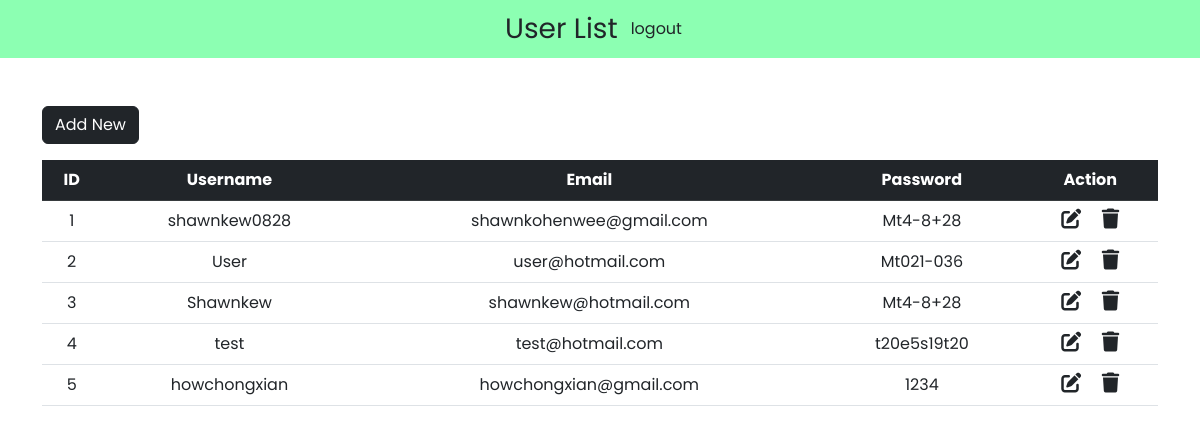
Screenshot of /user.php with the database file from the repository.
### tables this page shows
CREATE TABLE `user` (
  `id` int(5) NOT NULL,
  `username` varchar(25) NOT NULL,
  `email` varchar(50) NOT NULL,
  `password` varchar(20) NOT NULL
);

### user.php (the view, shortened to what this page needs)
<?php
@include 'dataconnection.php';
?>
<!DOCTYPE html>
<html lang="en">
<head>
  <link href="https://cdn.jsdelivr.net/npm/bootstrap@5.2.3/dist/css/bootstrap.min.css" rel="stylesheet">
  <link rel="stylesheet" href="https://cdnjs.cloudflare.com/ajax/libs/font-awesome/6.4.0/css/all.min.css" />
  <link rel="stylesheet" href="admin_style.css">
</head>
<body>
  <nav class="navbar navbar-light justify-content-center fs-3 mb-5" style="background-color: #00ff5573;">
  User List
  <a href="admin.php" class="btn">logout</a>
  </nav>
  <div class="container">
    <a href="add_user.php" class="btn btn-dark mb-3">Add New</a>
    <table class="table table-hover text-center">
      <thead class="table-dark">
        <tr>
          <th scope="col">ID</th>
          <th scope="col">Username</th>
          <th scope="col">Email</th>
          <th scope="col">Password</th>
          <th scope="col">Action</th>
        </tr>
      </thead>
      <tbody>
        <?php
        $sql = "SELECT * FROM `user`";
        $result = mysqli_query($connect, $sql);
        while ($row = mysqli_fetch_assoc($result)) {
        ?>
          <tr>
            <td><?php echo $row["id"] ?></td>
            <td><?php echo $row["username"] ?></td>
            <td><?php echo $row["email"] ?></td>
            <td><?php echo $row["password"] ?></td>
            <td>
              <a href="admin_edit.php?id=<?php echo $row["id"] ?>" class="link-dark"><i class="fa-solid fa-pen-to-square fs-5 me-3"></i></a>
              <a href="admin_delete.php?id=<?php echo $row["id"] ?>" class="link-dark"><i class="fa-solid fa-trash fs-5"></i></a>
            </td>
          </tr>
        <?php
        }
        ?>
      </tbody>
    </table>
  </div>
</body>
</html>

### css/admin_style.css (style rules this page uses)
* { margin: 0; padding: 0; box-sizing: border-box; font-family: "Poppins" , sans-serif; }

### rows the page displays
user: id "1", username "shawnkew0828", email "shawnkohenwee@gmail.com", password "Mt4-8+28"
user: id "2", username "User", email "user@hotmail.com", password "Mt021-036"
user: id "3", username "Shawnkew", email "shawnkew@hotmail.com", password "Mt4-8+28"
user: id "4", username "test", email "test@hotmail.com", password "t20e5s19t20"
user: id "5", username "howchongxian", email "howchongxian@gmail.com", password "1234"
